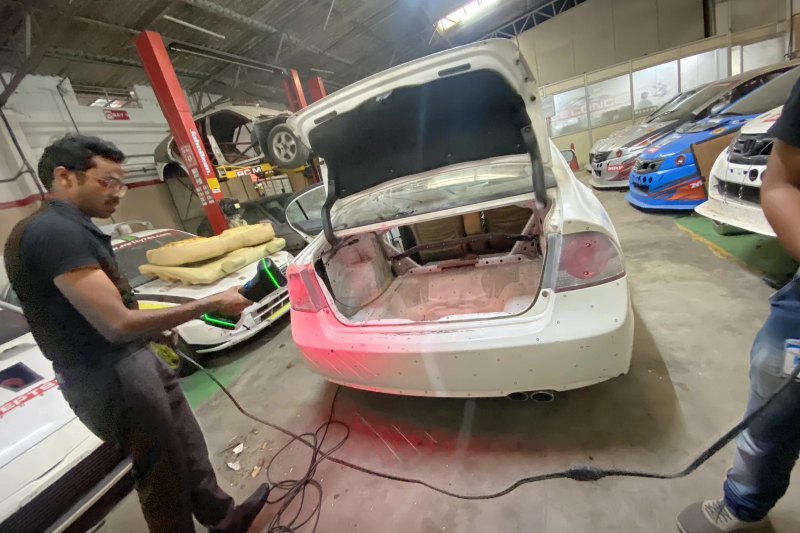
#> input picture img/about/vshark-engineer-3d-scanning-a-car-body-at-a-customer-workshop.webp, 1600 x 1066 px, found by its file name (shown at 1/2 size)
$ python -i make_og.py   (imports and definitions only)
#> lines starting #> are read from the running program, lines starting #| are printed output that depends on the picture
"""
Share images (Open Graph / Twitter, 1200x630) for every page — run when page images change:
    python build/make_og.py      (needs Pillow: pip install pillow)
then  python build/build.py      (picks up img/og/<page>.jpg; pages without their own image use img/og/default.jpg)

Each image is the page's hero photo, cropped to 1200x630, with a dark fade and the white VShark logo.
"""
import json, os
from PIL import Image, ImageDraw

ROOT = os.path.dirname(os.path.dirname(os.path.abspath(__file__)))
# [1 line not run here, left out]
OUT = os.path.join(ROOT, 'img', 'og')
W, H = 1200, 630
# [1 line not run here, left out]
DEFAULT = 'img/about/vshark-engineer-3d-scanning-a-car-body-at-a-customer-workshop.webp'

def cover(img):
    img = img.convert('RGB')
#> img is the input picture: PIL image 1600x1066 RGB; mean R, G, B 123.8, 114, 103.8
    s = max(W / img.width, H / img.height)
#> s = 0.75
    img = img.resize((round(img.width * s), round(img.height * s)), Image.LANCZOS)
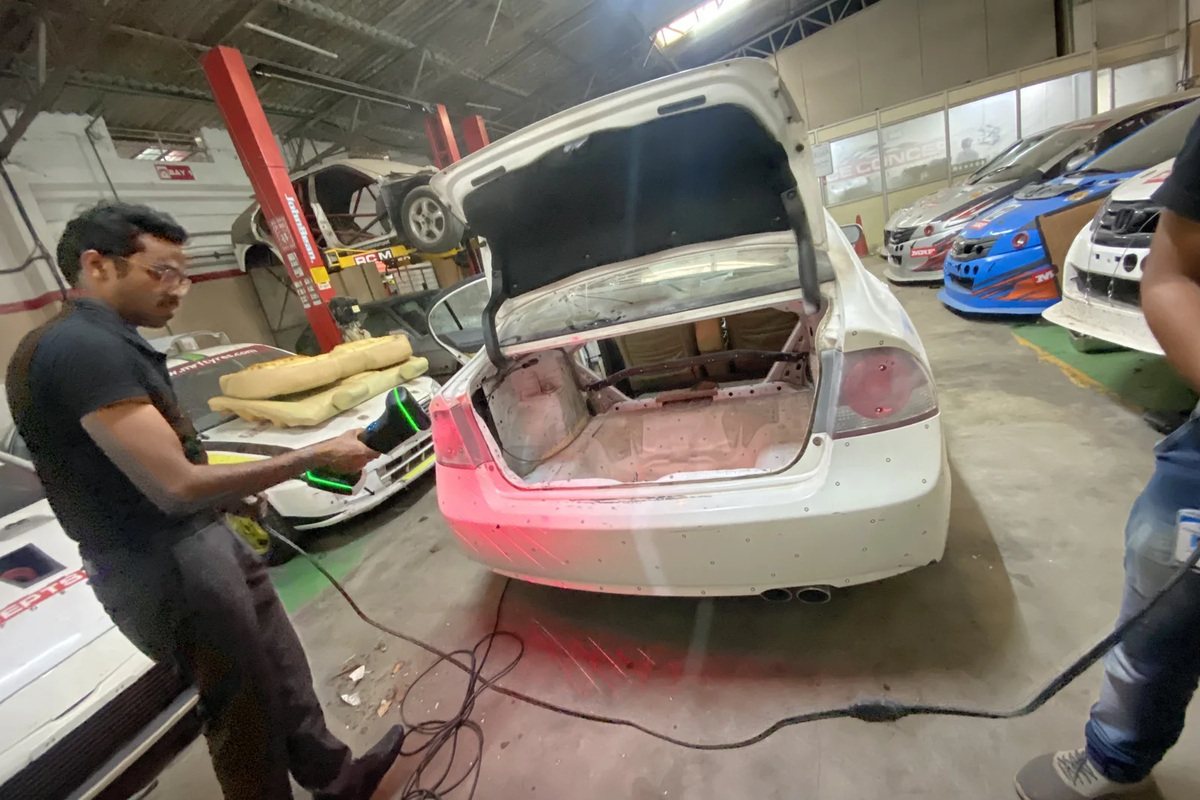
#> img: PIL image 1200x800 RGB; mean R, G, B 123.8, 114, 103.8
    l, t = (img.width - W) // 2, (img.height - H) // 2
#> l = 0; t = 85
    return img.crop((l, t, l + W, t + H))
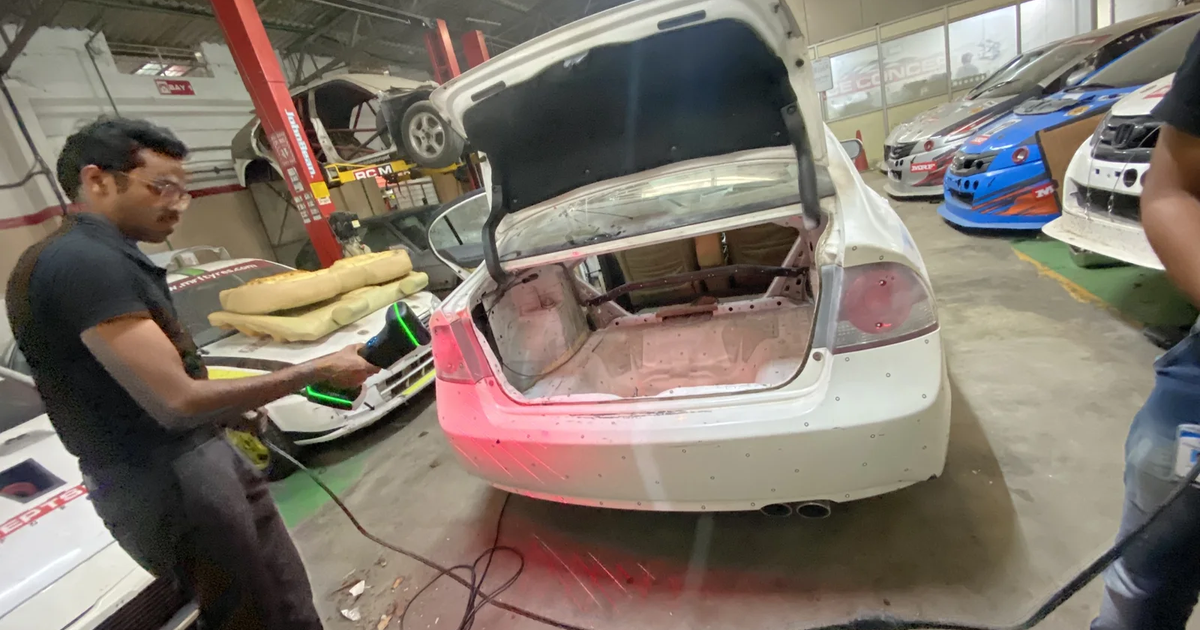
#> returned value: PIL image 1200x630 RGB; mean R, G, B 127.2, 117, 106.5

def brand(img):
    # dark fade along the bottom so the logo reads on any photo, plus the red accent bar
    fade = Image.new('L', (1, H))
    for y in range(H):
        fade.putpixel((0, y), int(200 * max(0, (y - H * .45) / (H * .55)) ** 1.4))
    img.paste(Image.new('RGB', (W, H), (14, 17, 20)), (0, 0), fade.resize((W, H)))
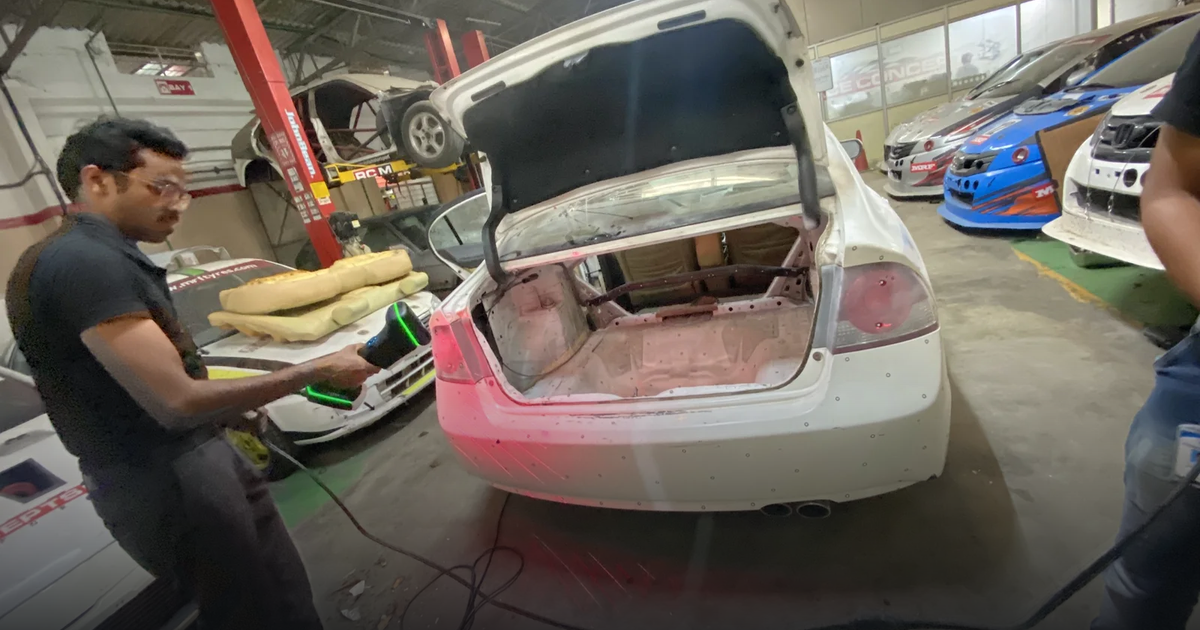
#> img: PIL image 1200x630 RGB; mean R, G, B 108.1, 100.9, 92.7
#> (the run stopped early here; a loop or call above may not have finished)

$ run again, on img/about/3d-scan-data-of-a-car-wheel-in-scan-software.webp
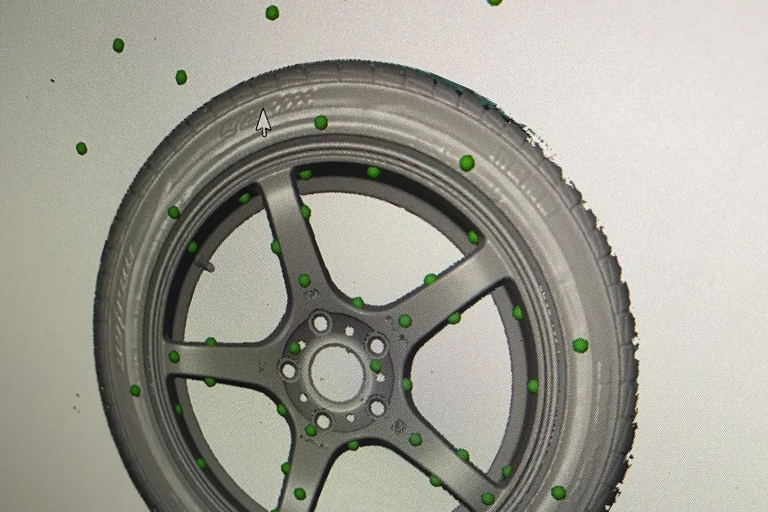
#> input picture img/about/3d-scan-data-of-a-car-wheel-in-scan-software.webp, 1536 x 1024 px, found by its file name (shown at 1/2 size)
#> in cover, img is the input picture: PIL image 1536x1024 RGB; mean R, G, B 159.9, 158.5, 148.5
#> in cover, `return img.crop((l, t, l + W, t + H))`:
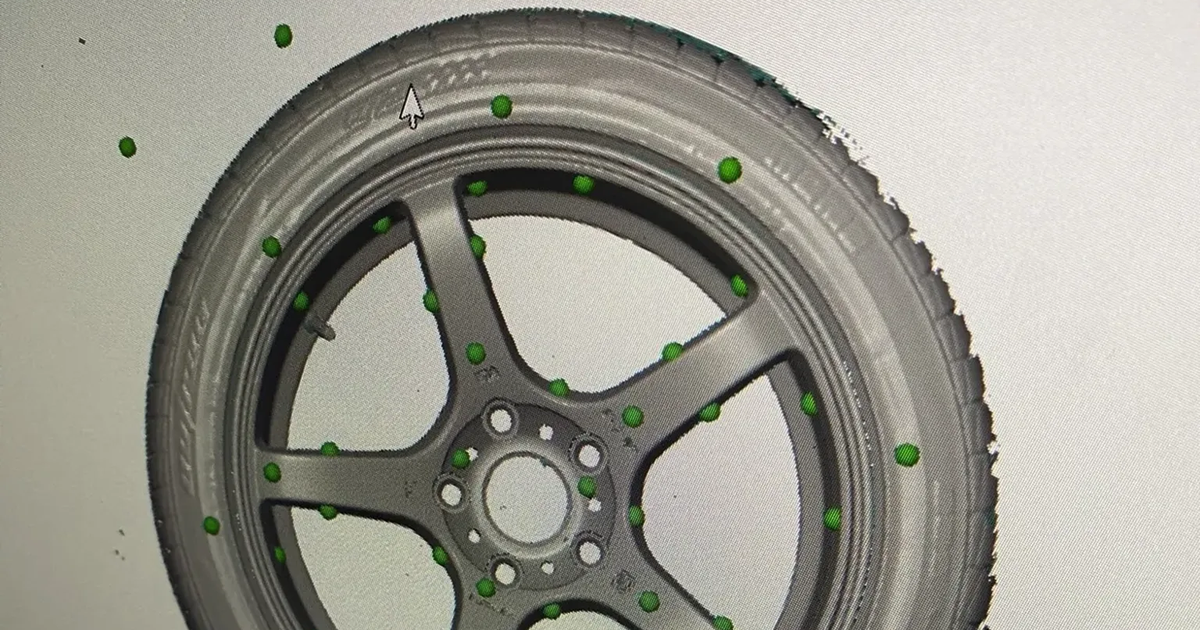
#> returned value: PIL image 1200x630 RGB; mean R, G, B 156.6, 155.2, 145.3
#> in brand, `img.paste(Image.new('RGB', (W, H), (14, 17, 20)), (0, 0), fade.resize(..`:
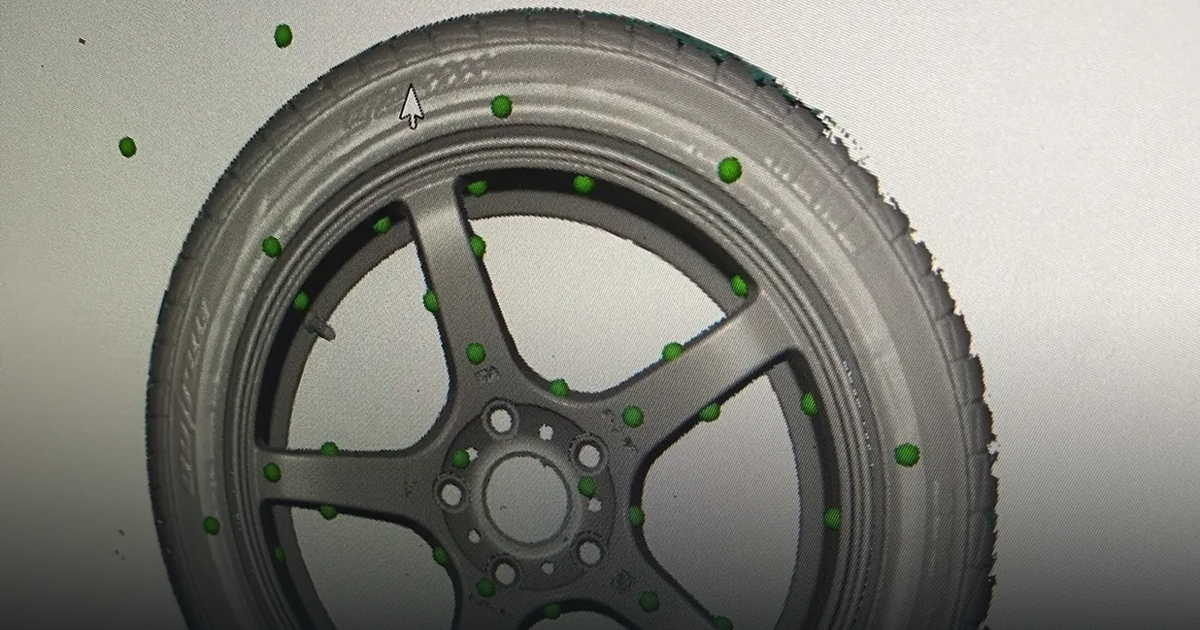
#> img: PIL image 1200x630 RGB; mean R, G, B 133.3, 132.5, 125
